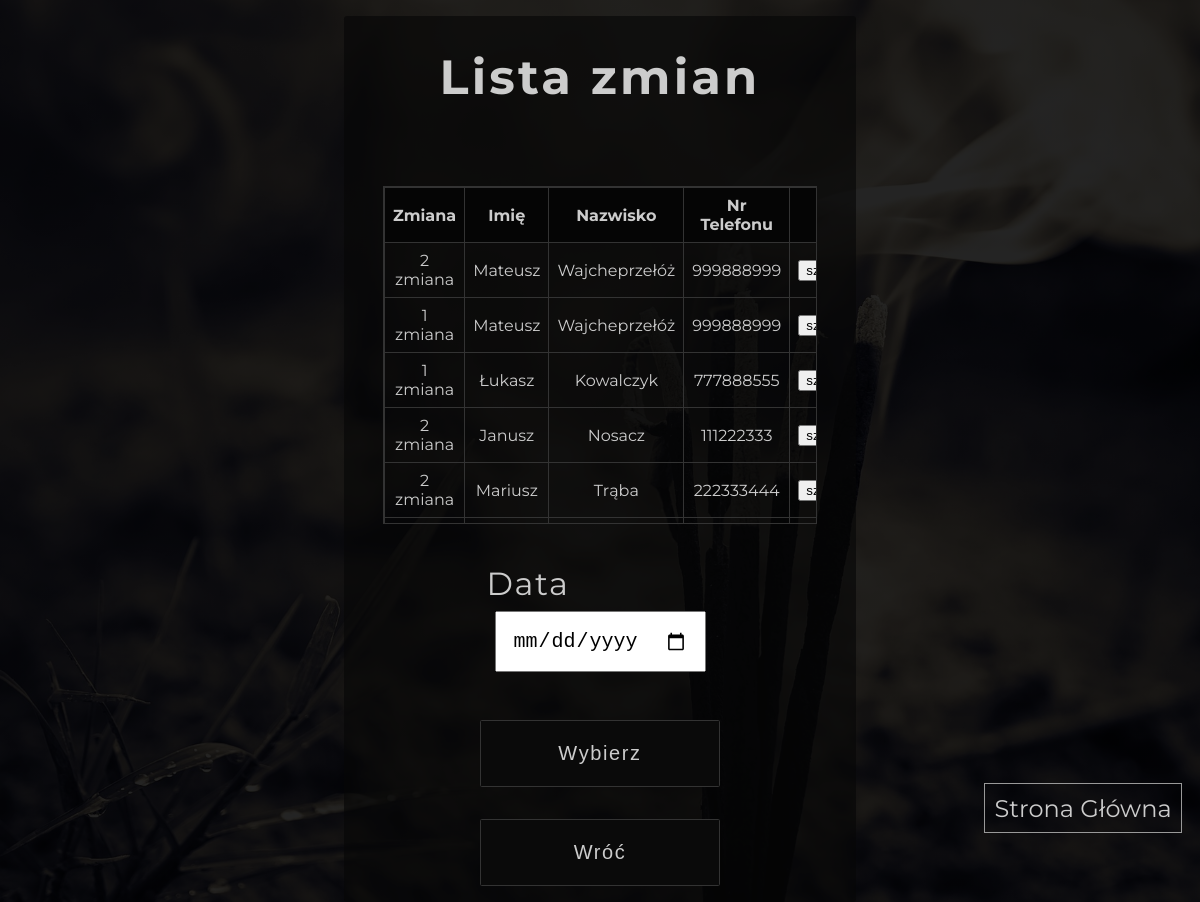
Screenshot of /manager_panel/plan/list/ (signed in) with the database file from the repository.
### App/models.py (models this page shows, shortened)
class Shift(models.Model):
    SHIFTS_CHOICES = (
        ("1 zmiana", "1 zmiana"),
        ("2 zmiana", "2 zmiana")
    )
    worker = models.ManyToManyField(Worker)
    startTime = models.DateTimeField()
    endTime = models.DateTimeField(null=True, blank=True, editable=False)
    description = models.CharField(max_length=12, choices=SHIFTS_CHOICES)

class Worker(models.Model):
    name = models.CharField(max_length=45)
    surname = models.CharField(max_length=45)
    phoneNumber = models.CharField(max_length=9, unique=True)
    email = models.EmailField(null=True, blank=True, unique=True)
    pesel = models.CharField(max_length=11, unique=True)

### App/decorators.py (the view)
        def wrapper_func(request, *args, **kwargs):
            group = None
            if request.user.groups.exists():
                group = request.user.groups.all()[0].name
            if group in allowed_roles:
                return view_func(request, *args, **kwargs)
            else:
                return redirect('home')

### App/views.py (called while the page is built, shortened)
@login_required(login_url='login')
@allowed_users(allowed_roles=['manager', 'admin'])
def manager_plan_list(request):
    shifts = Shift.objects.all().order_by('-startTime')
    context = {'shifts': shifts}
    return render(request, 'App/subpages/manager/manager_plan_list.html', context)

### App/templates/App/subpages/manager/manager_plan_list.html (shortened to what this page needs)
{% load static %}
<!DOCTYPE html>
<html lang="pl">
<head>
    <link rel="stylesheet" href="https://cdnjs.cloudflare.com/ajax/libs/font-awesome/6.2.1/css/all.min.css" />
    <link rel="stylesheet" href="{% static '/css/manager_plan_list.css' %}">
</head>
<body>
    <main>
        <form action="" method="POST">
            <h1>Lista zmian</h1>
            <div class="list">
                <table>
                    <tr>
                        <th>Zmiana</th>
                        <th>Imię</th>
                        <th>Nazwisko</th>
                        <th>Nr Telefonu</th>
                        <th></th>
                    </tr>
                    {% for shift in shifts %}
                    {% for worker in shift.worker.all %}
                    <tr>
                        <td>{{shift.description}}</td>
                        <td>{{worker.name}}</td>
                        <td>{{worker.surname}}</td>
                        <td>{{worker.phoneNumber}}</td>
                        <td><input type="button" name="worker_id" value="szczegóły" onclick="location.href='{% url 'manager_plan_list_show' shift_id=shift.id %}'"></td>
                    </tr>
                    {% endfor %}
                    {% endfor %}
                </table>
            </div>
            <div>
                <label for="calendar">Data</label>
                <input type="date" name="calendar">
            </div>
            <input type="submit" value="Wybierz">
            <a href="{% url 'manager_plan' %}">
                <input type="button" value="Wróć">
            </a>
        </form>
        <nav class="mini-nav">
            <a href="{% url 'home' %}">Strona Główna</a>
        </nav>
    </main>
</body>
</html>

### static/css/manager_plan_list.css (style rules this page uses)
body { background-position: center; background-repeat: no-repeat; background-size: cover!important; background: linear-gradient(rgba(0, 0, 0, 0.86), rgba(0, 0, 0, 0.86)),url("../img/ticket_buy-01.jpg"); margin: 0; padding: 0; border: 0; font-family: 'Montserrat', sans-serif; }
main { width: 100%; display: flex; justify-content: center; color: #ccc; }
form { width: 40%; display: flex; flex-direction: column; background-color: rgba(7, 7, 7, 0.65); min-height: 90vh; margin-top: 1rem; border-radius: 0.2rem; padding: 1rem; align-items: center; text-align: center; gap: 2rem; position: relative; }
form > h1 { font-size: 3rem; letter-spacing: 0.2rem; margin: 0; margin-top: 1rem; }
form > input, a > input { width: 15rem; margin: 0 auto; height: 4.2rem; font-size: 1.25rem; background-color: rgb(10, 10, 10); border-radius: 0.1rem; border: solid 0.1rem #333; color: #ccc; letter-spacing: 0.1rem; }
form > div { display: flex; flex-direction: column; align-items: flex-start; padding-bottom: 1rem; }
form > div > label { font-size: 2rem; letter-spacing: 0.1rem; margin-left: -0.5rem; padding: 0.5rem 0; }
form > div > input { padding: 1rem; font-size: 1.25rem; }
.list { width: 90%; margin-top: 1rem; height: 20rem; overflow-x:auto; overflow-y:auto; border: 0.1rem solid #333; }
table { border-collapse: collapse; border: 1px solid black; width: 100%; margin-left: auto; margin-right: auto; }
th { background-color: #050505; font-weight: bold; padding: 8px; border: 1px solid #333; }
td { border: 1px solid #333; padding: 8px; }
.mini-nav { position: fixed; top: 88%; left: 82%; }
.mini-nav > a { font-size: 1.5rem; text-decoration: none; border: 0.1rem solid #999; padding: 0.6rem; color: #ccc; }

### rows the page displays
Shift: description "2 zmiana", worker_id "szczegóły"
Worker: name "Mateusz", surname "Wajcheprzełóż", phoneNumber "999888999"
Shift: description "1 zmiana", worker_id "szczegóły"
Worker: name "Łukasz", surname "Kowalczyk", phoneNumber "777888555"
Shift: description "2 zmiana", worker_id "szczegóły"
Worker: name "Janusz", surname "Nosacz", phoneNumber "111222333"
Worker: name "Mariusz", surname "Trąba", phoneNumber "222333444"
